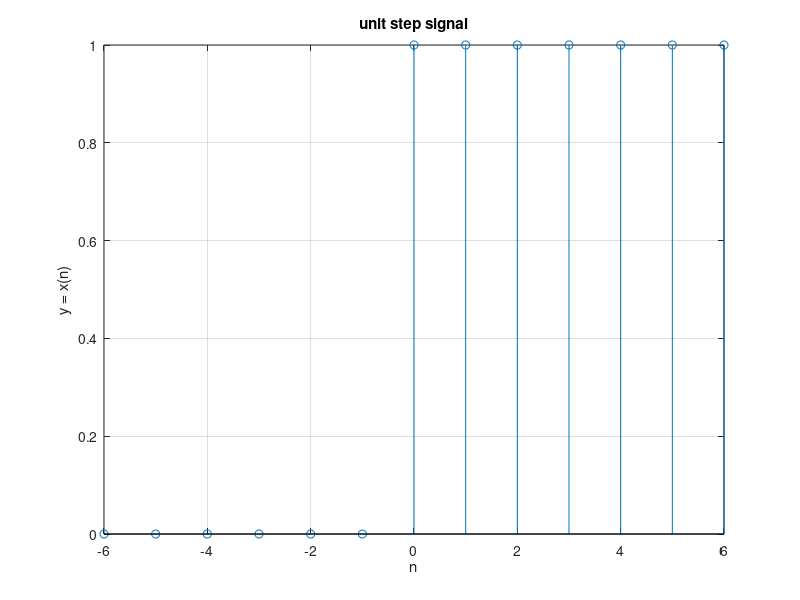

Write the MATLAB code that produced this figure.
%Generate a unit step sequence for n = [-6, 6]

n = [-6:6];

y = [0 0 0 0 0 0 1 1 1 1 1 1 1 ];

stem(n, y)

title('unit step signal')

xlabel('n')

ylabel('y = x(n)')

grid on 